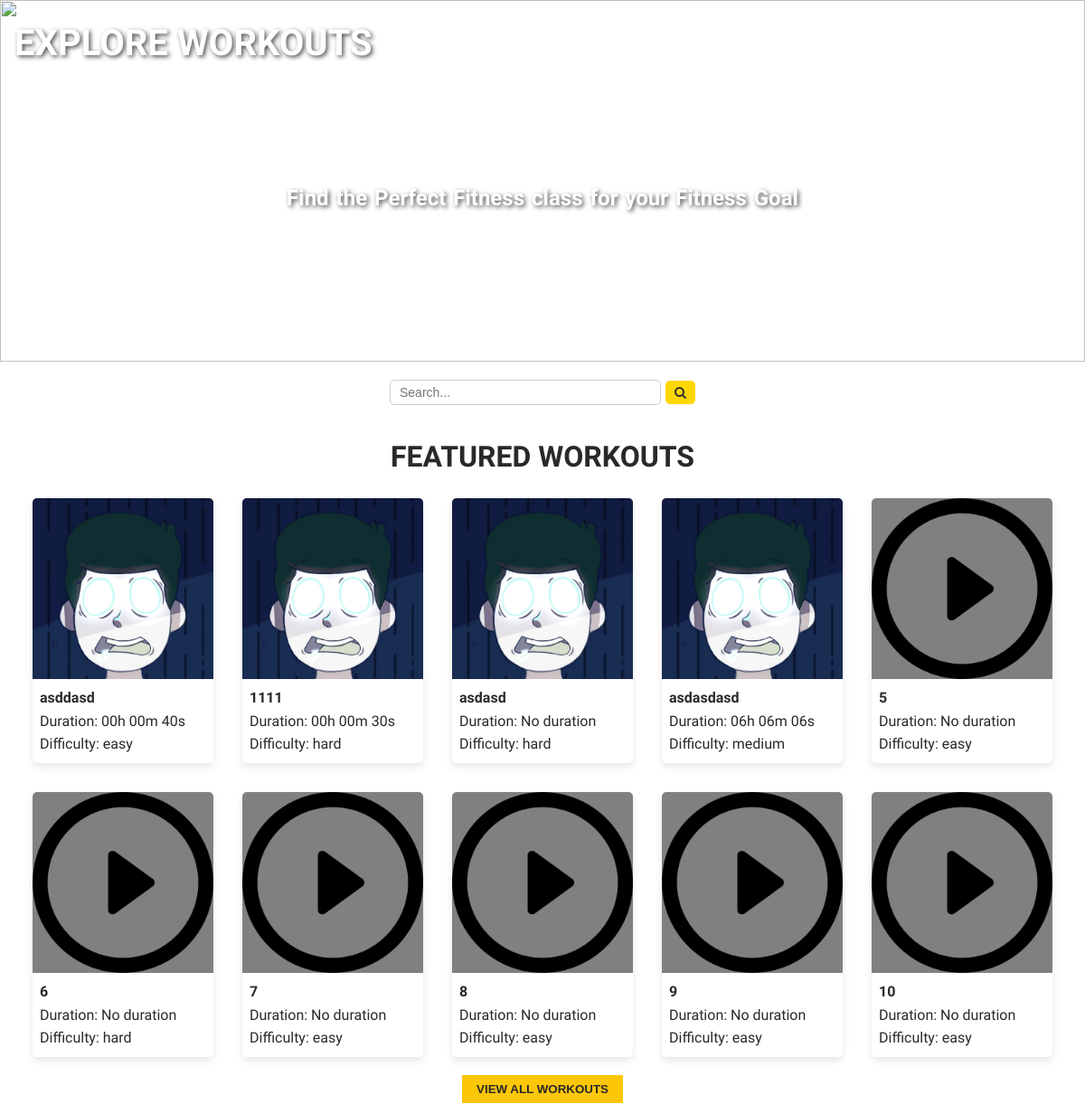
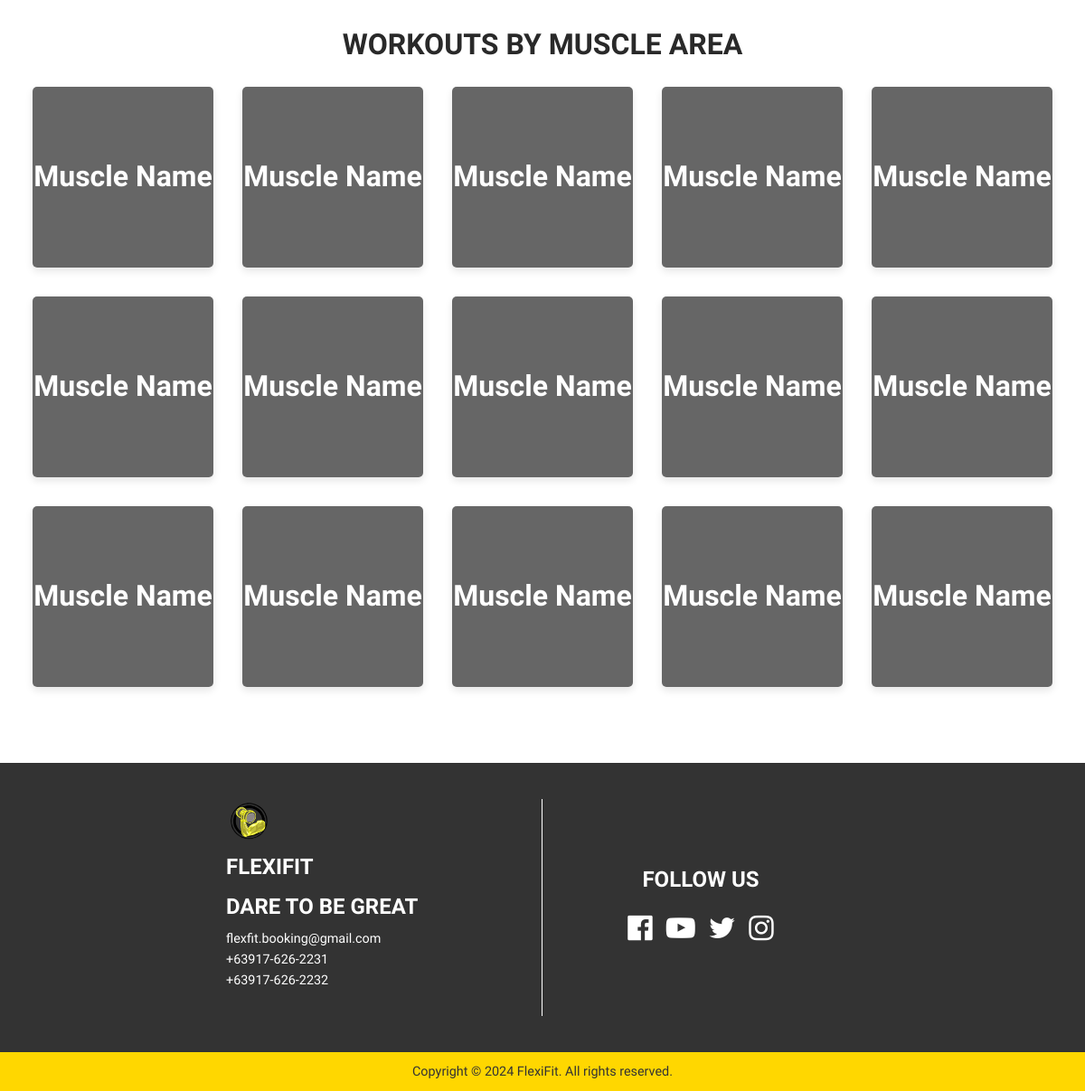
Page /explore-workouts.php on the committed database (2 pictures, top to bottom).
### tables this page shows
CREATE TABLE `workout` (
  `ID` int(11) NOT NULL,
  `userID` int(11) NOT NULL,
  `workoutName` varchar(255) NOT NULL,
  `workoutPicUrl` varchar(500) NOT NULL,
  `workoutDescription` varchar(500) NOT NULL,
  `difficulty` varchar(255) NOT NULL DEFAULT '',
  `status` tinyint(1) NOT NULL DEFAULT 0,
  `dateCreated` datetime NOT NULL DEFAULT current_timestamp(),
  `dateUpdated` datetime DEFAULT NULL
);

### includes/explore-workouts.php (called while the page is built, shortened)
<?php
function get_workouts($conn)
{
    $stmt = $conn->prepare("SELECT `workout`.`ID`, `workout`.`workoutName`, `workout`.`workoutPicUrl`, `workout`.`workoutDescription`, `workout`.`difficulty`, (SELECT SEC_TO_TIME(SUM(TIME_TO_SEC(`duration`))) FROM `workout_exercises` WHERE `workout_exercises`.`workoutID` = `workout`.`ID`) AS `duration` FROM `workout` WHERE `status` = '1' LIMIT 10");
    $stmt->execute();
    $result = $stmt->get_result();
    if ($result->num_rows > 0) {
        $exerciseRows = [];
        while ($rows = $result->fetch_assoc()) {
            if (isset($rows['duration'])) {
                $parts = explode(':', $rows['duration']);
                $durationFormatted = $parts[0] . 'h ' . $parts[1] . 'm ' . $parts[2] . 's';
                $rows['duration'] = $durationFormatted;
            } else {
                $rows['duration'] = 'No duration';
            }
            $exerciseRows[] = $rows;
        }
        return $exerciseRows;
    } else {
        return [];
    }
}

### explore-workouts.php (the view, shortened to what this page needs)
<?php
require_once("./includes/auth.php");
require_once("./includes/explore-workouts.php");
?>
<!DOCTYPE html>
<html lang="en">
<head>
  <?php require_once "./components/global_css.php" ?>
  <link rel="stylesheet" href="./css/explore-workouts.css">
</head>
<body>
  <header class="header">
    <img src="./assets/explore.jpg" />
    <div class="header-content">
      <h1>EXPLORE WORKOUTS</h1>
      <p>Find the Perfect Fitness class for your Fitness Goal</p>
    </div>
  </header>
  <div class="search-container">
    <input type="text" class="search-bar" placeholder="Search...">
    <button class="search-btn"><i class="fa fa-search" aria-hidden="true"></i></button>
  </div>
  <div class="main-container">
    <h1>FEATURED WORKOUTS</h1>
    <section class="classes-grid">
      <?php foreach (get_workouts($conn) as $rows): ?>
        <a href="./workout.php?id=<?= htmlspecialchars($rows['ID']) ?>">
          <div class="class-item">
            <img src="./admin/images/workouts/<?= htmlspecialchars($rows['workoutPicUrl']) ?>">
            <div>
              <p><b><?= htmlspecialchars($rows['workoutName']) ?></b></p>
              <p>Duration: <?= htmlspecialchars($rows['duration']) ?></p>
              <p>Difficulty: <?= htmlspecialchars($rows['difficulty']) ?></p>
            </div>
          </div>
        </a>
      <?php endforeach; ?>
    </section>
    <div class="explore-button"><a href="all-workouts.php"><button type="button">VIEW ALL WORKOUTS</button></a></div>
    <br>
    <h1>WORKOUTS BY MUSCLE AREA</h1>
    <section class="classes-grid">
      <?php for ($i = 1; $i <= 15; $i++) : ?>
        <div class="exercise-item">
          <img src="https://picsum.photos/200/200">
          <p><b>Muscle Name</b></p>
        </div>
      <?php endfor; ?>
    </section>
  </div>
  <?php require_once "./components/footer.php" ?>
</body>
</html>

### css/explore-workouts.css (style rules this page uses)
.header { position: relative; width: 100%; height: 400px; min-height: fit-content; color: white; overflow: hidden; text-align: justify; }
.header > img { position: absolute; height: 100%; width: 100%; object-fit: cover; z-index: -1; }
.header-content { position: relative; padding: 1rem; height: 100%; width: 100%; }
.header-content h1 { font-size: 2.5rem; text-shadow: 2px 2px 5px rgba(0, 0, 0, 0.7); }
.header-content p { position: absolute; top: 50%; left: 50%; transform: translateY(-50%); transform: translateX(-50%); font-size: 1.5rem; text-shadow: 2px 2px 5px rgba(0, 0, 0, 0.7); color: #ffff; font-weight: bold; word-spacing: 2px; }
.search-container { display: flex; justify-content: center; align-items: center; position: relative; margin-top: 20px; gap: 5px; }
.search-bar { padding: 5px 10px; font-size: 0.875rem; border: 1px solid #ccc; border-radius: 5px; width: 300px; transition: all 0.3s ease; }
.search-btn { background-color: #ffd700; color: #333; border: none; padding: 5px 10px; font-size: 0.875rem; cursor: pointer; border-radius: 5px; transition: background-color 0.3s ease; }
.main-container h1 { text-align: center; }
.classes-grid { display: flex; flex-wrap: wrap; column-gap: 2rem; row-gap: 2rem; padding: 20px; width: 100%; margin: 0 auto; }
.class-item { max-width: fit-content; background-color: #fff; box-shadow: 0 4px 8px rgba(0, 0, 0, 0.1); border-radius: 5px; overflow: hidden; transition: transform 0.3s ease; }
.class-item div { padding: 0.5rem; }
.class-item img { width: 200px; height: 200px; object-fit: cover; background-color: gray; }
.explore-button { margin: auto; }
.explore-button button { padding: 0.5rem 1rem; background-color: var(--yellow); color: var(--black); font-weight: var(--bold); border: none; cursor: pointer; }
.exercise-item { position: relative; max-width: fit-content; background-color: #fff; box-shadow: 0 4px 8px rgba(0, 0, 0, 0.1); border-radius: 5px; overflow: hidden; transition: transform 0.3s ease; }
.exercise-item img { display: block; min-width: 200px; min-height: 200px; background-color: gray; filter: brightness(0.5); }
.exercise-item p { position: absolute; top: 50%; color: white; font-weight: var(--bold); text-align: center; width: 100%; font-size: 2rem; transform: translateY(-50%); }
@media only screen and (max-width: 1200px) { .classes-grid { justify-content: center; } }

### rows in the picture
workout: workoutPicUrl (picture), workoutName "asddasd", duration "00h 00m 40s", difficulty "easy"
workout: workoutPicUrl (picture), workoutName "1111", duration "00h 00m 30s", difficulty "hard"
workout: workoutPicUrl (picture), workoutName "asdasd", duration "No duration", difficulty "hard"
workout: workoutPicUrl (picture), workoutName "asdasdasd", duration "06h 06m 06s", difficulty "medium"
workout: workoutPicUrl (picture), workoutName "5", duration "No duration", difficulty "easy"
workout: workoutPicUrl (picture), workoutName "6", duration "No duration", difficulty "hard"
workout: workoutPicUrl (picture), workoutName "7", duration "No duration", difficulty "easy"
workout: workoutPicUrl (picture), workoutName "8", duration "No duration", difficulty "easy"
workout: workoutPicUrl (picture), workoutName "9", duration "No duration", difficulty "easy"
workout: workoutPicUrl (picture), workoutName "10", duration "No duration", difficulty "easy"
